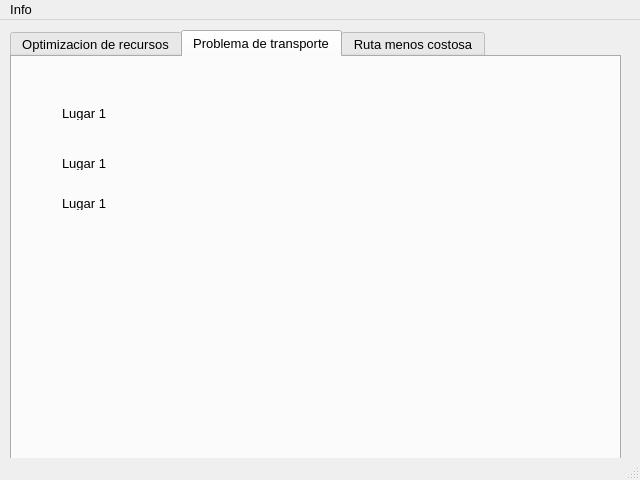
<?xml version="1.0" encoding="UTF-8"?>
<ui version="4.0">
 <class>MainWindow</class>
 <widget class="QMainWindow" name="MainWindow">
  <property name="geometry">
   <rect>
    <x>0</x>
    <y>0</y>
    <width>640</width>
    <height>480</height>
   </rect>
  </property>
  <property name="minimumSize">
   <size>
    <width>640</width>
    <height>480</height>
   </size>
  </property>
  <property name="maximumSize">
   <size>
    <width>640</width>
    <height>480</height>
   </size>
  </property>
  <property name="font">
   <font>
    <pointsize>10</pointsize>
    <weight>50</weight>
    <bold>false</bold>
   </font>
  </property>
  <property name="windowTitle">
   <string>AgroColLP</string>
  </property>
  <widget class="QWidget" name="centralwidget">
   <widget class="QTabWidget" name="tabWidget">
    <property name="geometry">
     <rect>
      <x>10</x>
      <y>10</y>
      <width>611</width>
      <height>431</height>
     </rect>
    </property>
    <property name="currentIndex">
     <number>1</number>
    </property>
    <widget class="QWidget" name="tab">
     <attribute name="title">
      <string>Optimizacion de recursos</string>
     </attribute>
     <widget class="QLabel" name="label">
      <property name="geometry">
       <rect>
        <x>240</x>
        <y>30</y>
        <width>151</width>
        <height>51</height>
       </rect>
      </property>
      <property name="font">
       <font>
        <pointsize>25</pointsize>
       </font>
      </property>
      <property name="text">
       <string>AgroColLP</string>
      </property>
     </widget>
     <widget class="QLabel" name="label_2">
      <property name="geometry">
       <rect>
        <x>140</x>
        <y>80</y>
        <width>371</width>
        <height>16</height>
       </rect>
      </property>
      <property name="text">
       <string>Aplicación para la optimización de resursos del agro colombiano</string>
      </property>
     </widget>
     <widget class="QLabel" name="label_3">
      <property name="geometry">
       <rect>
        <x>240</x>
        <y>130</y>
        <width>171</width>
        <height>16</height>
       </rect>
      </property>
      <property name="text">
       <string>Escoja el modelo que desee:</string>
      </property>
     </widget>
     <widget class="QComboBox" name="comboBox">
      <property name="geometry">
       <rect>
        <x>230</x>
        <y>170</y>
        <width>181</width>
        <height>31</height>
       </rect>
      </property>
      <property name="currentText">
       <string>Maximizar Produccion(Ton)</string>
      </property>
      <item>
       <property name="text">
        <string>Maximizar Produccion(Ton)</string>
       </property>
      </item>
      <item>
       <property name="text">
        <string>Minimizar Costo</string>
       </property>
      </item>
      <item>
       <property name="text">
        <string>Maximizar Ganancias</string>
       </property>
      </item>
      <item>
       <property name="text">
        <string>Maximizar Utilidades</string>
       </property>
      </item>
     </widget>
     <widget class="QPushButton" name="pushButton">
      <property name="geometry">
       <rect>
        <x>440</x>
        <y>330</y>
        <width>111</width>
        <height>31</height>
       </rect>
      </property>
      <property name="text">
       <string>Siguiente</string>
      </property>
     </widget>
    </widget>
    <widget class="QWidget" name="tab_2">
     <attribute name="title">
      <string>Problema de transporte</string>
     </attribute>
     <widget class="QLabel" name="label_6">
      <property name="geometry">
       <rect>
        <x>50</x>
        <y>50</y>
        <width>47</width>
        <height>13</height>
       </rect>
      </property>
      <property name="text">
       <string>Lugar 1</string>
      </property>
     </widget>
     <widget class="QLabel" name="label_7">
      <property name="geometry">
       <rect>
        <x>50</x>
        <y>100</y>
        <width>47</width>
        <height>13</height>
       </rect>
      </property>
      <property name="text">
       <string>Lugar 1</string>
      </property>
     </widget>
     <widget class="QLabel" name="label_8">
      <property name="geometry">
       <rect>
        <x>50</x>
        <y>140</y>
        <width>47</width>
        <height>13</height>
       </rect>
      </property>
      <property name="text">
       <string>Lugar 1</string>
      </property>
     </widget>
    </widget>
    <widget class="QWidget" name="tab_3">
     <attribute name="title">
      <string>Ruta menos costosa</string>
     </attribute>
     <widget class="QLabel" name="label_4">
      <property name="geometry">
       <rect>
        <x>90</x>
        <y>50</y>
        <width>51</width>
        <height>31</height>
       </rect>
      </property>
      <property name="font">
       <font>
        <pointsize>12</pointsize>
       </font>
      </property>
      <property name="text">
       <string>Origen</string>
      </property>
     </widget>
     <widget class="QLabel" name="label_5">
      <property name="geometry">
       <rect>
        <x>490</x>
        <y>50</y>
        <width>61</width>
        <height>21</height>
       </rect>
      </property>
      <property name="font">
       <font>
        <pointsize>12</pointsize>
       </font>
      </property>
      <property name="text">
       <string>Destino</string>
      </property>
     </widget>
     <widget class="QComboBox" name="comboBox_2">
      <property name="geometry">
       <rect>
        <x>80</x>
        <y>80</y>
        <width>69</width>
        <height>22</height>
       </rect>
      </property>
     </widget>
     <widget class="QComboBox" name="comboBox_3">
      <property name="geometry">
       <rect>
        <x>480</x>
        <y>80</y>
        <width>69</width>
        <height>22</height>
       </rect>
      </property>
     </widget>
    </widget>
   </widget>
  </widget>
  <widget class="QMenuBar" name="menubar">
   <property name="geometry">
    <rect>
     <x>0</x>
     <y>0</y>
     <width>640</width>
     <height>23</height>
    </rect>
   </property>
   <widget class="QMenu" name="menuInfo">
    <property name="title">
     <string>Info</string>
    </property>
    <addaction name="separator"/>
   </widget>
   <addaction name="menuInfo"/>
  </widget>
  <widget class="QStatusBar" name="statusbar"/>
 </widget>
 <resources/>
 <connections/>
</ui>
